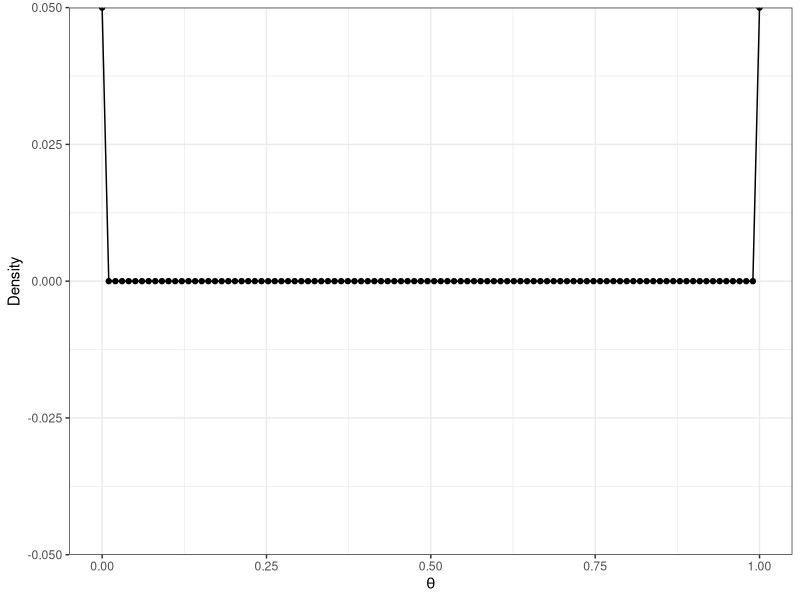
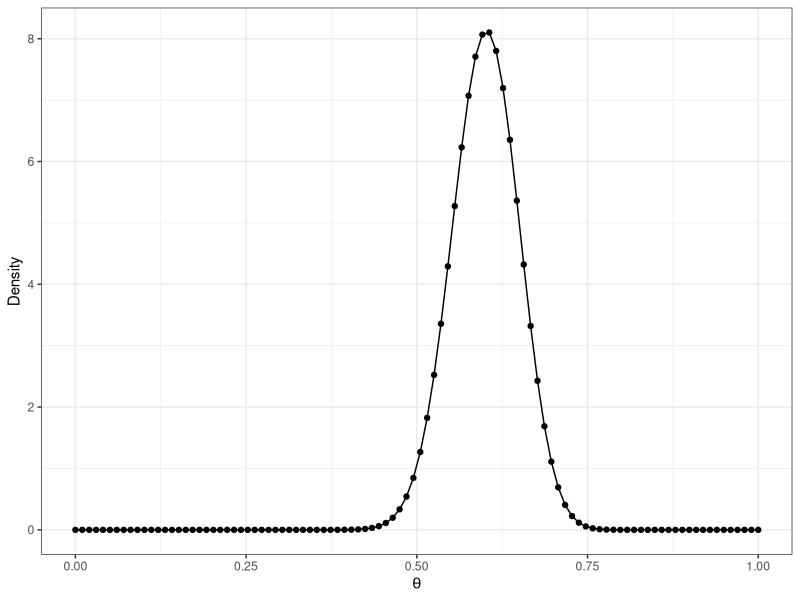
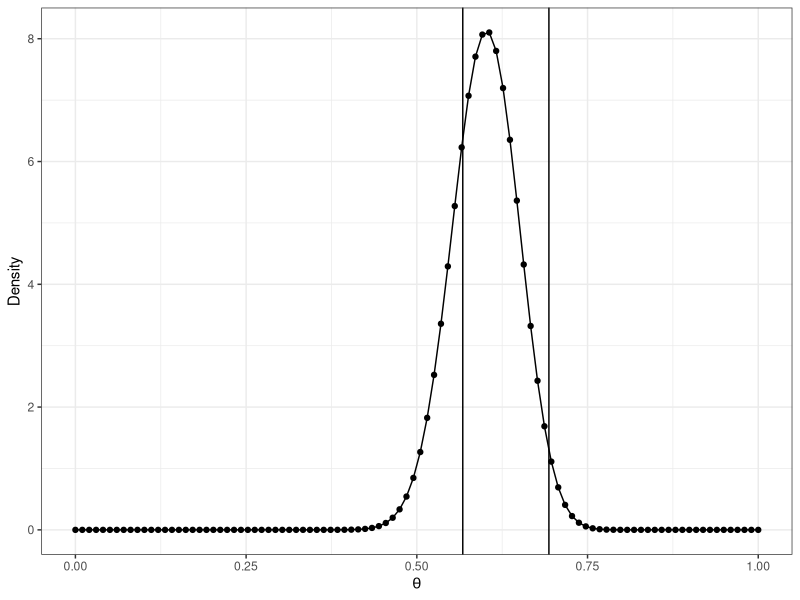
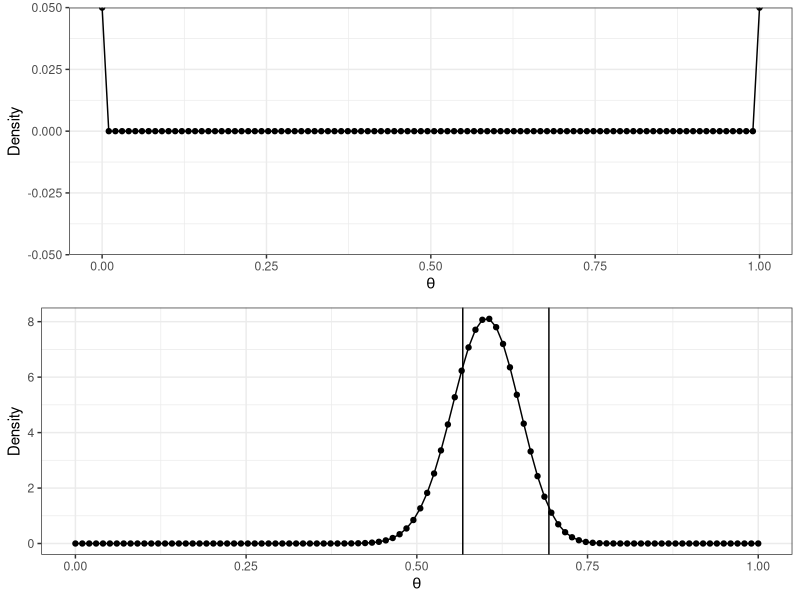
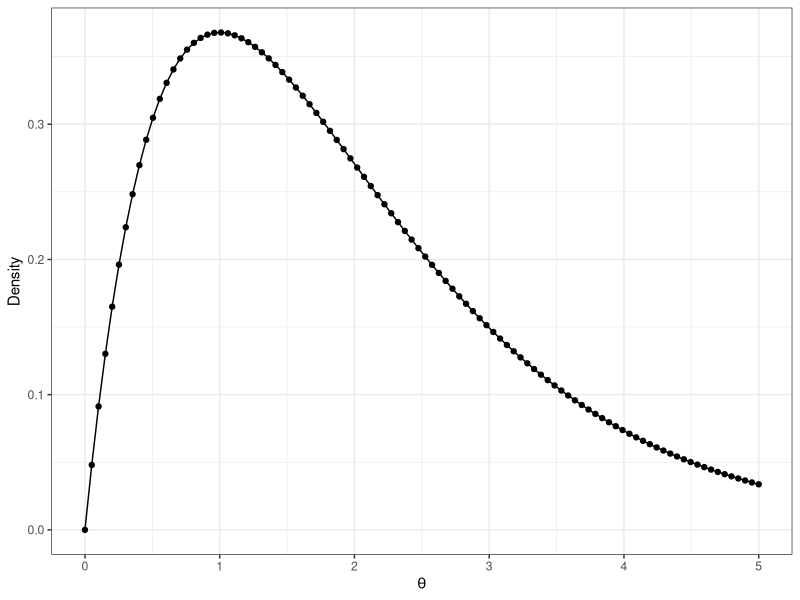
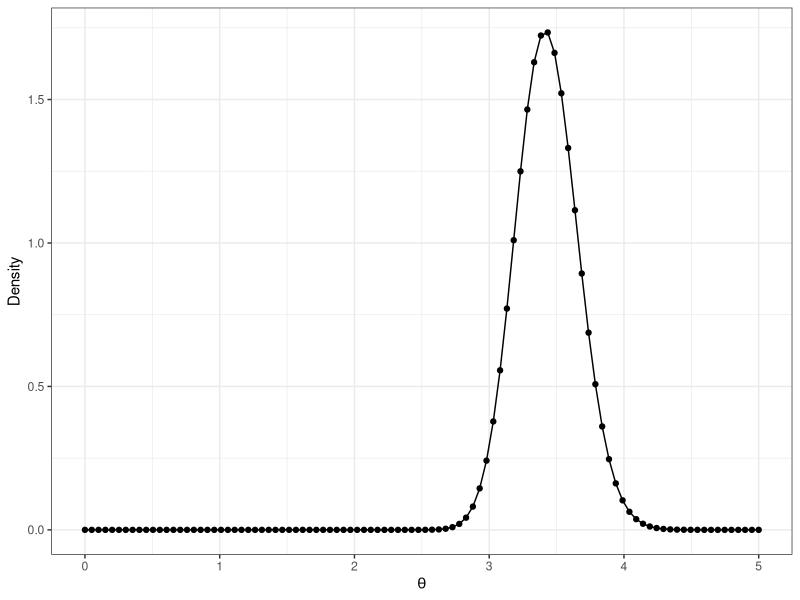
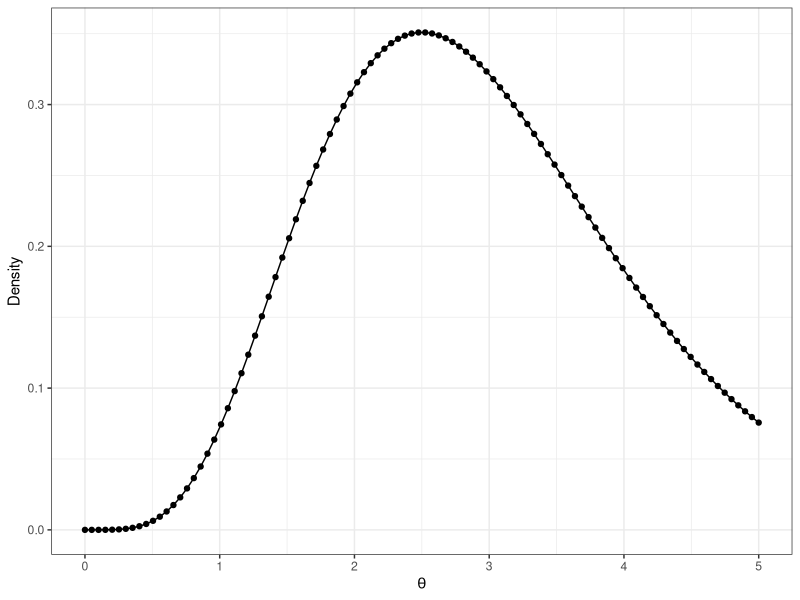
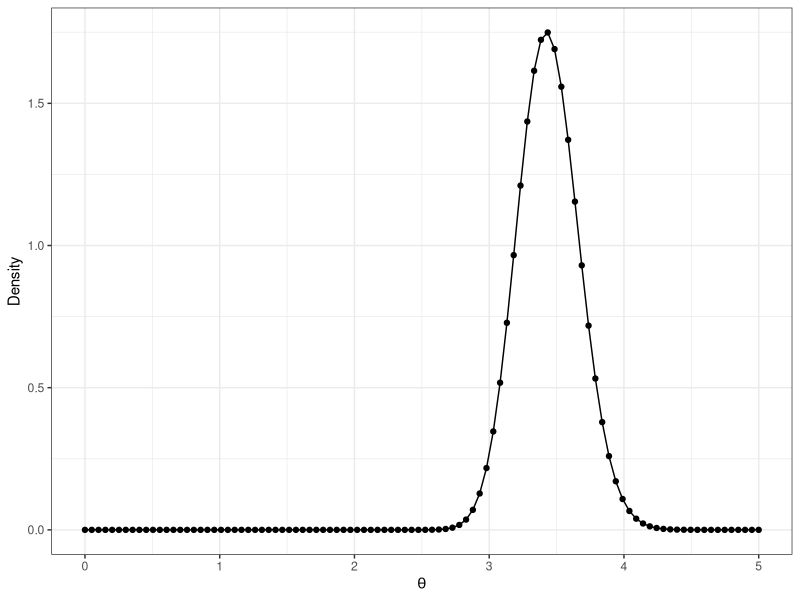

Write R code to recreate these figures, in order.
################################
# Univariate Modelling
# Instructions: Fill in the blanks [?]
# Edited by Kyle Chan
################################

################################### The Posterior Probability ##################

# Almost all Bayesian models focus on using the Bayes' rule to acquire the posterior probability.
# Center to Bayesian methods is the posterior probability $Pr(\theta|X)$, where $\theta$ is some unknown parameter in the model.
# Example of $\theta$ : $\lambda$ in the Poisson Distn., p in the Bernuolli Distn.
# The quantity $Pr(\theta|X)$ is given by the following:
# Pr(\theta|X) = \frac{p(\theta) L(\theta|X)}{\int_\Theta p(\theta) L(\theta|X) d\theta}
# where Large \Theta denotes the set of all $\thetas$, $\theta \in \Theta$. 
#There might be multiple thetas when we are modelling based on a multivariate distn. (e.g. the Multivariate Normnal)

#In words, what we observe from this quantity is that $Pr(\theta |X) \propto p(\theta)L(\theta|X)$.
#Why? note that RHS has both p(\theta)L(\theta|X), so the posterior quantity must be proportional to $p(\theta)L(\theta|X)$.

#In plain English: the Posterior Probability is proportional to the Prior * the Likelihood function

############################ Conjugation : Finding the Posterior Probability ####
# Problem: we begin with a joint distribution (e.g. Bernuolli - f(y,p)).
# We need to arrive at the posterior probability f(p|y).

# By definition of the posterior, we need the following: f(p|y) = f(y,p) / f(y)
# f(y,p) = f(y|p)f(p)
  #-> $[nCy * p^y (1-p)^{n-y}]$ * $\frac{\Gamma(A+B)}{\Gamma(A)\Gamma(B} *p^{A-1} (1-p)^{B-1}$

# f(y) = Integrate f(y,p) w.r.t. p ("Doing the Integral without doing calculus", Why? Because a large part of the
#Integral is evaluated on a constant!)

# then compute f(p|y) -> Conjugate of the Bernuolli: p|y ~beta(y+A, n-y+B) (see Hoff Ch.2-3 for the example of the Uniform Distn.;
#formal definition on p.38)


#################### [?] Ex.1 The Bernuolli Model ##########################################
# Suppose you conducted 100 randomized experiment, where 60 of them gave you the results that you were expecting.
# Suppose you have no idea what the prior distribution should look like, so you used the prior set [0,0].


# A. Plot the prior distribution.
library(ggplot2)
a <- 0 ; b <-0 #prior
n <- 100; y<-60 #data
theta <- seq(0,1, length=100) #all possible theta values to consider
prior <- dbeta(theta, a,b)
plotdat <- data.frame(theta = theta,
                      prior = prior)
pri_plot <- ggplot(plotdat, aes(x=theta, y=prior))+
  geom_point()+
  geom_line()+
  theme_bw()+
  xlab(expression(theta))+
  ylab("Density")
pri_plot

# B. Plot the posterior distribution.

posterior <- dbeta(theta, a+y, b+n-y)
plotdat <- data.frame(theta = theta,
                      post = posterior)
post_plot <- ggplot(plotdat, aes(x=theta, y=post))+
  geom_point()+
  geom_line()+
  theme_bw()+
  xlab(expression(theta))+
  ylab("Density")

post_plot

# C. Compute the 95% confidence interval of the probability of observing a successful experiment. 
qbeta(c(0.25,.975), a+y,b+n-y)

# D. Plot the Highest Posterior Density (HPD) region.
bounds <- qbeta(c(0.25,.975), a+y,b+n-y)

post_hpd <- post_plot +
  geom_vline(xintercept=bounds[1])+
  geom_vline(xintercept=bounds[2])
  
post_hpd

# E. Juxtapose the Prior and the Posterior plots. How confident are you in finding successful results after the update?
# Not very confident, the belief of success falls only between 60% - 70%.
library(gridExtra)
grid.arrange(pri_plot, post_hpd)  

#################### [?] Ex.2 The Poisson Model ##########################################
# Suppose an IR researcher is modelling the frequency of militarized-interstate disputes (MIDs) involving the United States between 1946 - 2010 in each year.
# She does not know very much what priors she should use, so she started by assuming a prior set of [2,1].


# A. Plot the Prior Distribution.
mid <- read.csv("mid-usa.csv")
mid <- mid[,2:3]
a <- 2; b <- 1 #prior
n1 <- nrow(mid); mid <- mid[,"Freq"]
y <- sum(mid)
theta <- seq(from=0,to=5, length=100)

prior <- dgamma(theta, a,b)
plotdat <- data.frame(theta = theta,
                      prior = prior)
pri_plot <- ggplot(plotdat, aes(x=theta, y=prior))+
  geom_point()+
  geom_line()+
  theme_bw()+
  xlab(expression(theta))+
  ylab("Density")
pri_plot

# B. Plot the Posterior Distribution.
posterior <- dgamma(theta, a+y, b+n1)
plotdat <- data.frame(theta = theta,
                      post = posterior)
post_plot <- ggplot(plotdat, aes(x=theta, y=post))+
  geom_point()+
  geom_line()+
  theme_bw()+
  xlab(expression(theta))+
  ylab("Density")

post_plot

# C. Find the 95% Posterior Confidence Interval of Lambda.
stats::qgamma(c(.025 ,.975),a+y, b+n1)

# D. A colleague complained that the prior parameters creates a prior distribution too flat.
# He said that there is no way that the US would start only around 1 war every year, reflecting on history.
# He argued that the shape of the prior distribution should be centered more around a lambda between 2 or 3.
# Revise the prior probabilities and re-compute the posterior distribution of theta, allowing the prior to center around a value between 2-3.

#Hint: the shape and scale of the gamma is deteremined by shape parameter a and scale parameter 1/b. See : https://en.wikipedia.org/wiki/Gamma_distribution for details.

a<-6; b<-2
prior <- dgamma(theta, a,b)
plotdat <- data.frame(theta = theta,
                      prior = prior)
pri_plot2 <- ggplot(plotdat, aes(x=theta, y=prior))+
  geom_point()+
  geom_line()+
  theme_bw()+
  xlab(expression(theta))+
  ylab("Density")
pri_plot2

posterior <- dgamma(theta, a+y, b+n1)
plotdat <- data.frame(theta = theta,
                      post = posterior)
post_plot2 <- ggplot(plotdat, aes(x=theta, y=post))+
  geom_point()+
  geom_line()+
  theme_bw()+
  xlab(expression(theta))+
  ylab("Density")

post_plot2

# E. Juxtapose the prior and posterior distributions of part B & D, to see the impact of changing the priors.
# Is your colleague's concerns justified?

#No. The Conjugate allows us to recover pretty much the same posterior distribution.

pri_plot <- pri_plot + labs(title="a=2, b=1, Prior")
post_plot <- post_plot + labs(title="a=2, b=1, Posterior")
pri_plot2 <- pri_plot2 + labs(title="a=6, b=2, Prior")
post_plot2 <- post_plot2 + labs(title="a=6, b=2, Posterior")

grid.arrange(pri_plot, post_plot, pri_plot2, post_plot2)

# F. Compute the updated mean of the Poisson Distribution, and conclude your findings.
(a+y)/(b+n1)

# Upon observing the data, we believe that the frequency of MIDs involving the US between 1945 and 2010 is ~Poisson(3.44).